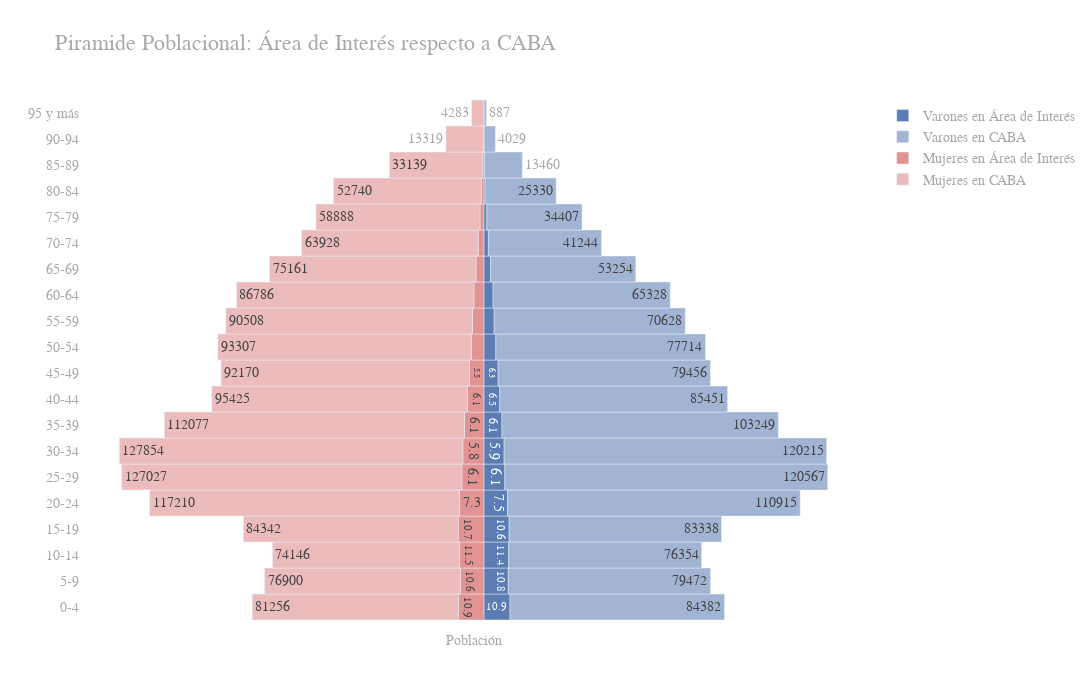

Notebook code cell kept with this figure:
### Code cell
y_age = df_agesex_CABA['range']
x_M_CABA = (df_agesex_CABA['varon']).astype(int)
x_F_CABA = (df_agesex_CABA['mujer'] * -1 ).astype(int)

# Creating instance of the figure
fig = gp.Figure()

# Adding Male data to the figure
fig.add_trace(gp.Bar(y= y_age, 
                    x = x_M_AreaInteres, 
                    name = 'Varones en Área de Interés', 
                    orientation = 'h',
                    text= round((100*x_M_AreaInteres/x_M_CABA), 1)[:10],
                    marker_color='#5B7DB3'))
fig.add_trace(gp.Bar(y= y_age, 
                    x = x_M_CABA-x_M_AreaInteres, 
                    name = 'Varones en {}'.format("CABA"), 
                    text= x_M_CABA,
                    orientation = 'h',
                    marker_color='#A1B4D3'))


# Adding Female data to the figure
fig.add_trace(gp.Bar(y = y_age, 
                    x = x_F_AreaInteres,
                    name = 'Mujeres en Área de Interés', 
                    text= round((100*x_F_AreaInteres/x_F_CABA), 1)[:10],
                    orientation = 'h',
                    marker_color='#E19393'))
fig.add_trace(gp.Bar(y = y_age, 
                    x = x_F_CABA-x_F_AreaInteres,
                    name = 'Mujeres en {}'.format("CABA"), 
                    text=(x_F_CABA)*-1,
                    orientation = 'h',
                    marker_color='#ECBBBB'))
                    
# Updating the layout for our graph
fig.update_layout(title = 'Piramide Poblacional: {}'.format("Área de Interés respecto a CABA"),
                title_font_size = 22, 
                width=1200,
                height=700,
                # paper_bgcolor='rgba(0,0,0,0)',
                plot_bgcolor='rgba(0,0,0,0)',
                barmode = 'relative',
                bargap = 0.0, 
                bargroupgap = 0,
                font=dict(
                    family="Calibri",
                    size=14,
                    color="darkgrey"
                ),
                xaxis = dict(
                    showticklabels= False,
                    title = 'Población',
                    title_font_size = 14)
                )
                
fig.write_image("../plots/piramide_{}.png".format("AreaInteresCABA"))
fig.write_image("../plots/piramide_{}.svg".format("AreaInteresCABA"))
fig.write_html("../plots/piramide_{}.html".format("AreaInteresCABA"))
fig.show()

### Figure 1 — Plotly figure (JSON) as saved in the notebook; plotly's stock layout.template omitted (floating-point values rounded to 4 significant figures)
{"data": [{"marker": {"color": "#5B7DB3"}, "name": "Varones en Área de Interés", "orientation": "h", "text": [10.9, 10.8, 11.4, 10.6, 7.5, 6.1, 5.9, 6.1, 6.5, 6.3], "type": "bar", "x": [9164, 8565, 8688, 8859, 8310, 7337, 7101, 6334, 5569, 4998, 4191, 3611, 3216, 2347, 1580, 1033, 423, 206, 64, 10], "y": ["0-4", "5-9", "10-14", "15-19", "20-24", "25-29", "30-34", "35-39", "40-44", "45-49", "50-54", "55-59", "60-64", "65-69", "70-74", "75-79", "80-84", "85-89", "90-94", "95 y más"]}, {"marker": {"color": "#A1B4D3"}, "name": "Varones en CABA", "orientation": "h", "text": [84382, 79472, 76354, 83338, 110915, 120567, 120215, 103249, 85451, 79456, 77714, 70628, 65328, 53254, 41244, 34407, 25330, 13460, 4029, 887], "type": "bar", "x": [75218, 70907, 67666, 74479, 102605, 113230, 113114, 96915, 79882, 74458, 73523, 67017, 62112, 50907, 39664, 33374, 24907, 13254, 3965, 877], "y": ["0-4", "5-9", "10-14", "15-19", "20-24", "25-29", "30-34", "35-39", "40-44", "45-49", "50-54", "55-59", "60-64", "65-69", "70-74", "75-79", "80-84", "85-89", "90-94", "95 y más"]}, {"marker": {"color": "#E19393"}, "name": "Mujeres en Área de Interés", "orientation": "h", "text": [10.9, 10.6, 11.5, 10.7, 7.3, 6.1, 5.8, 6.1, 6.1, 5.5], "type": "bar", "x": [-8869, -8161, -8518, -9011, -8545, -7702, -7365, -6792, -5783, -5040, -4384, -3996, -3481, -2753, -1983, -1358, -932, -465, -169, -39], "y": ["0-4", "5-9", "10-14", "15-19", "20-24", "25-29", "30-34", "35-39", "40-44", "45-49", "50-54", "55-59", "60-64", "65-69", "70-74", "75-79", "80-84", "85-89", "90-94", "95 y más"]}, {"marker": {"color": "#ECBBBB"}, "name": "Mujeres en CABA", "orientation": "h", "text": [81256, 76900, 74146, 84342, 117210, 127027, 127854, 112077, 95425, 92170, 93307, 90508, 86786, 75161, 63928, 58888, 52740, 33139, 13319, 4283], "type": "bar", "x": [-72387, -68739, -65628, -75331, -108665, -119325, -120489, -105285, -89642, -87130, -88923, -86512, -83305, -72408, -61945, -57530, -51808, -32674, -13150, -4244], "y": ["0-4", "5-9", "10-14", "15-19", "20-24", "25-29", "30-34", "35-39", "40-44", "45-49", "50-54", "55-59", "60-64", "65-69", "70-74", "75-79", "80-84", "85-89", "90-94", "95 y más"]}], "layout": {"bargap": 0, "bargroupgap": 0, "barmode": "relative", "font": {"color": "darkgrey", "family": "Calibri", "size": 14}, "height": 700, "plot_bgcolor": "rgba(0,0,0,0)", "title": {"font": {"size": 22}, "text": "Piramide Poblacional: Área de Interés respecto a CABA"}, "width": 1200, "xaxis": {"showticklabels": false, "title": {"font": {"size": 14}, "text": "Población"}}}}
